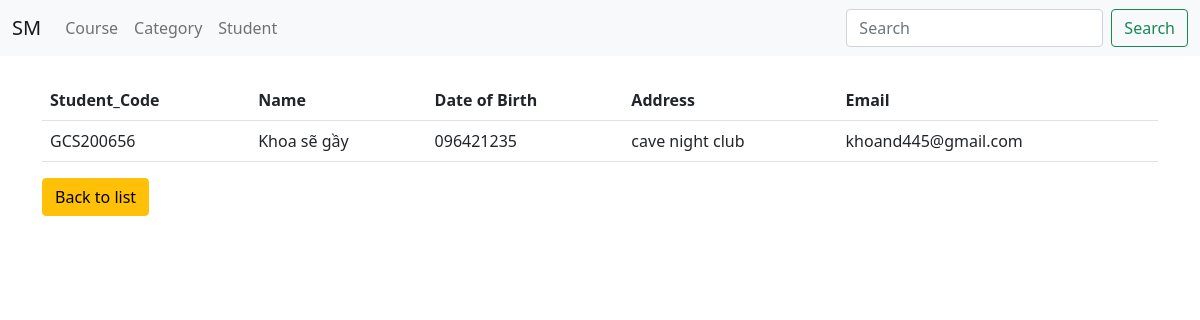
/student/student/4, run on an earlier commit of the app's database.
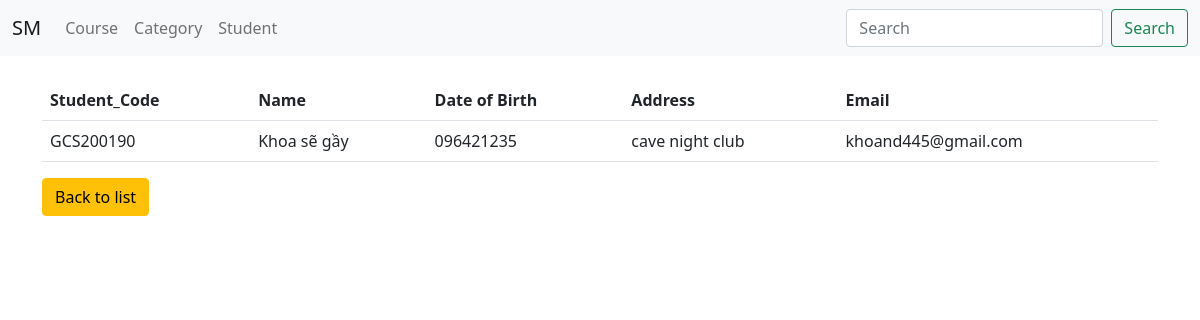
And on a later commit of the database.
### student/models.py (models this page shows, shortened)
class Student(models.Model):
    student_code = models.CharField(max_length=10)
    name = models.CharField(max_length=30)
    address = models.TextField(max_length=30)
    email = models.EmailField(max_length=30)
    dob = models.CharField(max_length=11)
    course = models.ForeignKey(Course, on_delete=models.CASCADE)

### student/views.py (the view)
# urls.py: path("student/<int:id>", views.student_details),
def student_details(request, id):
    student = Student.objects.get(id=id)
    context = {
        "student": student,
    }
    return render(request, "student/student/student_details.html", context)

### student/templates/student/student/student_details.html
{% extends 'base.html' %}
{% block content %}
<table class="table">
    <tr>
        <th>Student_Code</th>
        <th>Name</th>
        <th>Date of Birth</th>
        <th>Address</th>
        <th>Email</th>
    </tr>
    <tr>
        <td>{{student.student_code}}</td>
        <td>{{student.name}}</td>
        <td>{{student.dob}}</td>
        <td>{{student.address}}</td>
        <td>{{student.email}}</td>
    </tr>
</table>
<a class="btn btn-warning" href="back_to_studentlist">Back to list</a>
{% endblock content %}

What changed in the data, as far as the page shows it:
changed Student "Khoa sẽ gầy": student_code "GCS200656" → "GCS200190"
